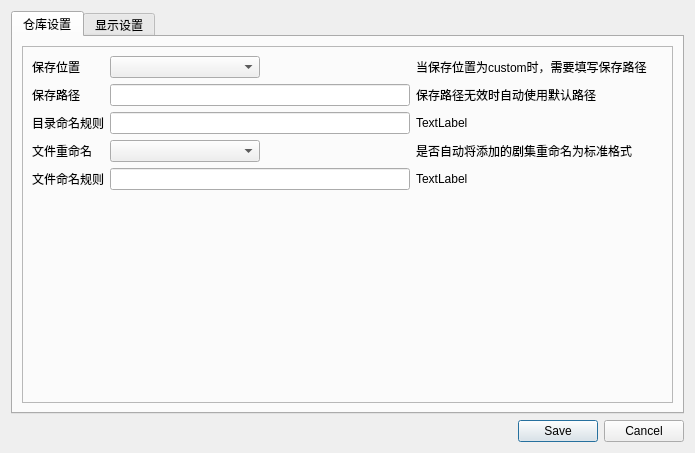
<?xml version="1.0" encoding="UTF-8"?>
<ui version="4.0">
 <class>setting_dialog</class>
 <widget class="QDialog" name="setting_dialog">
  <property name="geometry">
   <rect>
    <x>0</x>
    <y>0</y>
    <width>695</width>
    <height>453</height>
   </rect>
  </property>
  <property name="windowTitle">
   <string>Dialog</string>
  </property>
  <layout class="QGridLayout" name="gridLayout">
   <item row="0" column="0">
    <widget class="QTabWidget" name="tabWidget">
     <property name="tabPosition">
      <enum>QTabWidget::North</enum>
     </property>
     <property name="tabShape">
      <enum>QTabWidget::Rounded</enum>
     </property>
     <property name="currentIndex">
      <number>0</number>
     </property>
     <property name="elideMode">
      <enum>Qt::ElideNone</enum>
     </property>
     <property name="documentMode">
      <bool>false</bool>
     </property>
     <property name="tabsClosable">
      <bool>false</bool>
     </property>
     <property name="movable">
      <bool>true</bool>
     </property>
     <widget class="QWidget" name="tab">
      <attribute name="icon">
       <iconset>
        <normalon>:/resources/icon/warehouse.svg</normalon>
       </iconset>
      </attribute>
      <attribute name="title">
       <string>仓库设置</string>
      </attribute>
      <layout class="QGridLayout" name="gridLayout_3">
       <item row="0" column="0">
        <widget class="QFrame" name="frame">
         <property name="frameShape">
          <enum>QFrame::StyledPanel</enum>
         </property>
         <property name="frameShadow">
          <enum>QFrame::Raised</enum>
         </property>
         <layout class="QGridLayout" name="gridLayout_2">
          <item row="2" column="0">
           <spacer name="verticalSpacer">
            <property name="orientation">
             <enum>Qt::Vertical</enum>
            </property>
            <property name="sizeHint" stdset="0">
             <size>
              <width>20</width>
              <height>40</height>
             </size>
            </property>
           </spacer>
          </item>
          <item row="1" column="0">
           <layout class="QHBoxLayout" name="horizontalLayout">
            <item>
             <layout class="QVBoxLayout" name="verticalLayout">
              <item>
               <widget class="QLabel" name="label">
                <property name="sizePolicy">
                 <sizepolicy hsizetype="Fixed" vsizetype="Preferred">
                  <horstretch>0</horstretch>
                  <verstretch>0</verstretch>
                 </sizepolicy>
                </property>
                <property name="layoutDirection">
                 <enum>Qt::LeftToRight</enum>
                </property>
                <property name="frameShape">
                 <enum>QFrame::NoFrame</enum>
                </property>
                <property name="text">
                 <string>保存位置</string>
                </property>
               </widget>
              </item>
              <item>
               <widget class="QLabel" name="label_3">
                <property name="sizePolicy">
                 <sizepolicy hsizetype="Fixed" vsizetype="Preferred">
                  <horstretch>0</horstretch>
                  <verstretch>0</verstretch>
                 </sizepolicy>
                </property>
                <property name="layoutDirection">
                 <enum>Qt::LeftToRight</enum>
                </property>
                <property name="text">
                 <string>保存路径</string>
                </property>
               </widget>
              </item>
              <item>
               <widget class="QLabel" name="label_2">
                <property name="sizePolicy">
                 <sizepolicy hsizetype="Fixed" vsizetype="Preferred">
                  <horstretch>0</horstretch>
                  <verstretch>0</verstretch>
                 </sizepolicy>
                </property>
                <property name="text">
                 <string>目录命名规则</string>
                </property>
               </widget>
              </item>
              <item>
               <widget class="QLabel" name="label_4">
                <property name="text">
                 <string>文件重命名</string>
                </property>
               </widget>
              </item>
              <item>
               <widget class="QLabel" name="label_5">
                <property name="text">
                 <string>文件命名规则</string>
                </property>
               </widget>
              </item>
             </layout>
            </item>
            <item>
             <layout class="QVBoxLayout" name="verticalLayout_2">
              <item>
               <widget class="QComboBox" name="save_position">
                <property name="sizePolicy">
                 <sizepolicy hsizetype="Fixed" vsizetype="Fixed">
                  <horstretch>0</horstretch>
                  <verstretch>0</verstretch>
                 </sizepolicy>
                </property>
                <property name="minimumSize">
                 <size>
                  <width>150</width>
                  <height>0</height>
                 </size>
                </property>
               </widget>
              </item>
              <item>
               <widget class="QLineEdit" name="save_path">
                <property name="sizePolicy">
                 <sizepolicy hsizetype="Fixed" vsizetype="Fixed">
                  <horstretch>0</horstretch>
                  <verstretch>0</verstretch>
                 </sizepolicy>
                </property>
                <property name="minimumSize">
                 <size>
                  <width>300</width>
                  <height>0</height>
                 </size>
                </property>
               </widget>
              </item>
              <item>
               <widget class="QLineEdit" name="directory_rename_rule">
                <property name="sizePolicy">
                 <sizepolicy hsizetype="Fixed" vsizetype="Fixed">
                  <horstretch>0</horstretch>
                  <verstretch>0</verstretch>
                 </sizepolicy>
                </property>
                <property name="minimumSize">
                 <size>
                  <width>300</width>
                  <height>0</height>
                 </size>
                </property>
               </widget>
              </item>
              <item>
               <widget class="QComboBox" name="auto_rename">
                <property name="sizePolicy">
                 <sizepolicy hsizetype="Fixed" vsizetype="Fixed">
                  <horstretch>0</horstretch>
                  <verstretch>0</verstretch>
                 </sizepolicy>
                </property>
                <property name="maximumSize">
                 <size>
                  <width>150</width>
                  <height>16777215</height>
                 </size>
                </property>
               </widget>
              </item>
              <item>
               <widget class="QLineEdit" name="auto_rename_rule">
                <property name="maximumSize">
                 <size>
                  <width>300</width>
                  <height>16777215</height>
                 </size>
                </property>
               </widget>
              </item>
             </layout>
            </item>
            <item>
             <layout class="QVBoxLayout" name="verticalLayout_3">
              <item>
               <widget class="QLabel" name="label_6">
                <property name="text">
                 <string>当保存位置为custom时，需要填写保存路径</string>
                </property>
               </widget>
              </item>
              <item>
               <widget class="QLabel" name="label_9">
                <property name="text">
                 <string>保存路径无效时自动使用默认路径</string>
                </property>
               </widget>
              </item>
              <item>
               <widget class="QLabel" name="label_8">
                <property name="text">
                 <string>TextLabel</string>
                </property>
               </widget>
              </item>
              <item>
               <widget class="QLabel" name="label_10">
                <property name="text">
                 <string>是否自动将添加的剧集重命名为标准格式</string>
                </property>
               </widget>
              </item>
              <item>
               <widget class="QLabel" name="label_7">
                <property name="text">
                 <string>TextLabel</string>
                </property>
               </widget>
              </item>
             </layout>
            </item>
            <item>
             <spacer name="horizontalSpacer">
              <property name="orientation">
               <enum>Qt::Horizontal</enum>
              </property>
              <property name="sizeHint" stdset="0">
               <size>
                <width>40</width>
                <height>20</height>
               </size>
              </property>
             </spacer>
            </item>
           </layout>
          </item>
         </layout>
        </widget>
       </item>
      </layout>
     </widget>
     <widget class="QWidget" name="tab_2">
      <attribute name="title">
       <string>显示设置</string>
      </attribute>
     </widget>
    </widget>
   </item>
   <item row="1" column="0">
    <widget class="QDialogButtonBox" name="buttonBox">
     <property name="standardButtons">
      <set>QDialogButtonBox::Cancel|QDialogButtonBox::Save</set>
     </property>
    </widget>
   </item>
  </layout>
 </widget>
 <resources>
  <include location="../resources.qrc"/>
 </resources>
 <connections>
  <connection>
   <sender>buttonBox</sender>
   <signal>accepted()</signal>
   <receiver>setting_dialog</receiver>
   <slot>accept()</slot>
   <hints>
    <hint type="sourcelabel">
     <x>347</x>
     <y>431</y>
    </hint>
    <hint type="destinationlabel">
     <x>347</x>
     <y>226</y>
    </hint>
   </hints>
  </connection>
  <connection>
   <sender>buttonBox</sender>
   <signal>rejected()</signal>
   <receiver>setting_dialog</receiver>
   <slot>reject()</slot>
   <hints>
    <hint type="sourcelabel">
     <x>347</x>
     <y>431</y>
    </hint>
    <hint type="destinationlabel">
     <x>347</x>
     <y>226</y>
    </hint>
   </hints>
  </connection>
 </connections>
</ui>
